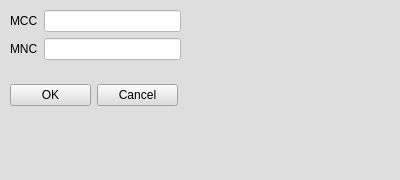
<?xml version="1.0" encoding="UTF-8"?>
<ui version="4.0">
 <class>MainWindow</class>
 <widget class="QMainWindow" name="MainWindow">
  <property name="geometry">
   <rect>
    <x>0</x>
    <y>0</y>
    <width>400</width>
    <height>180</height>
   </rect>
  </property>
  <property name="windowTitle">
   <string>5G Core Properties</string>
  </property>
  <property name="styleSheet">
   <string notr="true">background-color: rgb(222, 222, 222);</string>
  </property>
  <widget class="QWidget" name="centralwidget">
   <widget class="QWidget" name="formLayoutWidget">
    <property name="geometry">
     <rect>
      <x>10</x>
      <y>10</y>
      <width>171</width>
      <height>58</height>
     </rect>
    </property>
    <layout class="QFormLayout" name="formLayout">
     <item row="0" column="0">
      <widget class="QLabel" name="label">
       <property name="text">
        <string>MCC</string>
       </property>
      </widget>
     </item>
     <item row="0" column="1">
      <widget class="QLineEdit" name="Core5G_MCC">
       <property name="styleSheet">
        <string notr="true">background-color: rgb(255, 255, 255);</string>
       </property>
      </widget>
     </item>
     <item row="1" column="0">
      <widget class="QLabel" name="label_2">
       <property name="text">
        <string>MNC</string>
       </property>
      </widget>
     </item>
     <item row="1" column="1">
      <widget class="QLineEdit" name="Core5G_MNC">
       <property name="styleSheet">
        <string notr="true">background-color: rgb(255, 255, 255);</string>
       </property>
      </widget>
     </item>
    </layout>
   </widget>
   <widget class="QWidget" name="gridLayoutWidget">
    <property name="geometry">
     <rect>
      <x>10</x>
      <y>80</y>
      <width>168</width>
      <height>31</height>
     </rect>
    </property>
    <layout class="QGridLayout" name="gridLayout">
     <item row="0" column="0">
      <widget class="QPushButton" name="Core5G_OKButton">
       <property name="text">
        <string>OK</string>
       </property>
      </widget>
     </item>
     <item row="0" column="1">
      <widget class="QPushButton" name="Core5G_CancelButton">
       <property name="text">
        <string>Cancel</string>
       </property>
      </widget>
     </item>
    </layout>
   </widget>
  </widget>
 </widget>
 <resources/>
 <connections/>
</ui>
